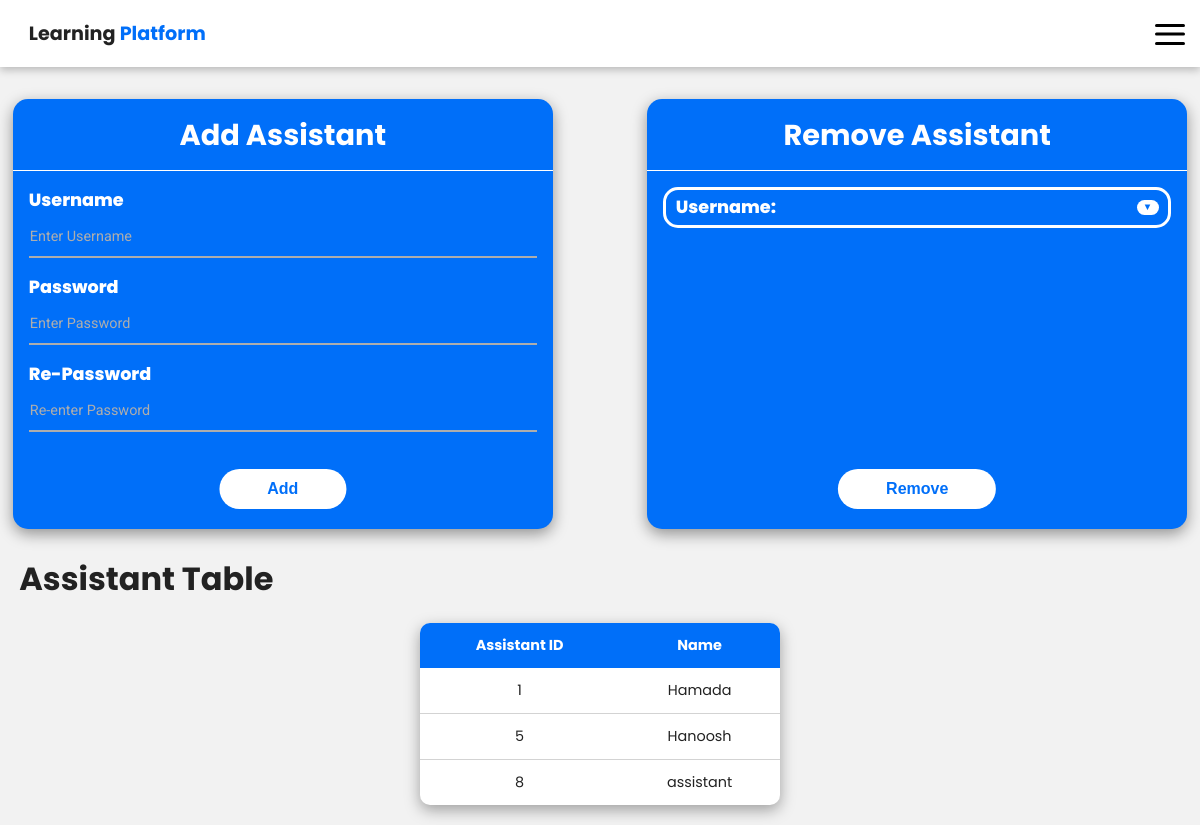
Page /manageassistants.php (signed in) on the committed database.
### tables this page shows
CREATE TABLE `assistants` (
  `AssistantID` int(11) NOT NULL,
  `AssistantUsername` varchar(250) NOT NULL,
  `AssistantPassword` varchar(250) NOT NULL
);

### manageassistants.php (the view, shortened to what this page needs)
<html lang="en">
<head>
    <link rel="stylesheet" href="styles.css">
</head>
<body>
<?php
        $ali = false;
        if(isset($_SESSION['adminloggedin'])){
            $ali = $_SESSION['adminloggedin'];}
        if($ali == true){
            include "configusers.php";
            ?>
        <div class="container">
        <div class="segment">
            <h1 class="title assistant-title">Add Assistant</h1>
            <div class="line"></div>
            <form method="POST" enctype="multipart/form-data">
                <div class="name">Username</div>
                <div class="text-field">
                    <input type="text" required name="username" id="desc" placeholder="Enter Username">
                </div>
                <div class="name">Password</div>
                <div class="text-field">
                    <input type="password" required name="password" placeholder="Enter Password">
                </div>
                <div class="name">Re-Password</div>
                <div class="text-field">
                    <input type="password" required name="repassword" placeholder="Re-enter Password">
                </div>
                <input type="submit" name="addsubmit" value="Add" class="submit">
            </form>
        </div>
        <div class="segment">
            <h1 class="title assistant-title">Remove Assistant</h1>
            <div class="line"></div>
            <form method="POST" enctype="multipart/form-data">
<div class="drop-down" id="drop-down">
    <div class="name" id="assign-drop">Username: <span id="selected-drop"></span></div>
    <div id="drop-button">▼</div>
</div>
<input type="submit" name="removesubmit" value="Remove" class="submit">
</form>
</div>
</div>
<h1 class="table-title">Assistant Table</h1>
    <?php
            $out = '<div class="table-cont">
                    <table class="table"><thead><tr>';
            $viewassistantssql = "SELECT * FROM assistants";
            $res = mysqli_query($db, $viewassistantssql);
            $resultCheck = mysqli_num_rows($res);
            if($resultCheck>0){
                $out .="<th>Assistant ID</th><th>Name</th></tr></thead><tbody>";
                while ($row = mysqli_fetch_assoc($res)){
                    $out .= "<tr><td>".$row['AssistantID']."</td>";
                    $out .= "<td>".$row['AssistantUsername']."</td></tr>";
                }
                $out .="</tbody></table></div>";
                echo $out;
            } else {
                echo "<div class='pop-up'>Empty</div>";
            }
        }else{
            echo "Access denied<br>";
            echo '<a href="signin.php">Go Home</a><br>';;
        }
        ?>
</body>
</html>

### styles.css (style rules this page uses)
:root { --background-color: #F2F2F2; --dark-grey:#222222; --light-grey: #dddddd; --primary-color: #006ff9; --secondary-color: #005ff3; --primary-color-light: #85bcff; }
* { margin: 0; padding: 0; box-sizing: border-box; }
body { font-family: "Poppins"; min-width: 370px; max-height: 900px; overflow-x: hidden; }
.container { margin:2em 0.8em 0 0.8em; display: flex; justify-content: space-between; }
.segment { position: relative; color: white; width: 45vw; height:350px; background-color: #006ff9; border-radius: 15px; margin: 0; padding: 0; box-shadow: rgba(0, 0, 0, 0.4) 0px 5px 15px; }
.title { font-size: 1.5rem; position: relative; text-align: center; margin-top: 0.5em; margin-bottom: 0; }
.line { height: 1px; background-color: white; margin-top: 0.8em; }
form .text-field { position: relative; border-bottom: 2px solid #adadad; margin-top: 0; margin-bottom: 1em; }
form { padding: 1em; }
.text-field input { color: white; width: 100%; height: 25px; padding: 0 1px; font-size: 16px; border:none; background:none; outline: none; margin: 0; }
::placeholder { font-size: 0.7rem; font-family: "Roboto"; color: #adadad; }
.name { font-size: 0.8em; font-weight: 800; }
.submit { color: var(--primary-color); border: none; font-size: 0.8em; font-weight: bold; border-radius: 25px; padding: 0.7em 3em; background-color: white; cursor: pointer; position: absolute; left:50%; transform: translateX(-50%); bottom:20px; margin-top: 1em; }
.drop-down { border: 3px solid white; padding: 0.3em 0.6em; border-radius: 15px; display: flex; justify-content: space-between; align-items: center; cursor: pointer; }
.drop-down #drop-button { display: flex; justify-content: center; color: var(--primary-color); background-color: white; font-size: 0.6em; font-weight: bold; border-radius: 25px; border: none; height: 15px; width: 22px; }
#assign-drop { font-size: 0.65em; }
.table { border-collapse: collapse; margin: 20px auto; font-size: 0.9em; min-width: 360px; text-align: center; background-color: white; border-radius: 10px; min-height: 150px; box-shadow: rgba(0, 0, 0, 0.35) 0px 5px 15px; }
.table-cont { overflow: auto; padding: 0 0.8em; max-height: 500px; }
.table th, .table td { padding: 12px 15px; }
.table thead th:not(:first-child) { text-align: center; }
.table tbody tr:not(:last-child) { border-bottom: 1px solid lightgray; }
.table-title { margin: 0.8em 0 0 0.6em; padding: 0; }
.assistant-title { font-size: 1.2em; }
.table thead { background-color: var(--primary-color); color: white; }
.table thead th:first-child { border-radius: 10px 0 0 0; }
.table thead th:last-child { border-radius: 0 10px 0 0; }
@media screen and (min-width: 600px) { .title { font-size: 1.8em; } }
@media screen and (min-width: 600px) { .segment { height: 430px; } }
@media screen and (min-width: 600px) { .name { font-size: 1.1em; } }
@media screen and (min-width: 600px) { .drop-down .name { font-size: 1.1em; } }
@media screen and (min-width: 600px) { #assign-drop { font-size: 1.1em; } }
@media screen and (min-width: 600px) { .text-field input { margin-top: 0.2em; height: 40px; } }
@media screen and (min-width: 600px) { ::placeholder { font-size: 0.9em; } }
@media screen and (min-width: 600px) { .submit { font-size: 1em; } }

### nav-style.css (style rules this page uses)
:root { --background-color: #F2F2F2; --dark-grey:#222222; --light-grey: #272727; --primary-color: #006ff9; --secondary-color: #005ff3; }
* { margin: 0; padding: 0; }
body { font-family: "Poppins"; background-color: var(--background-color); color: var(--dark-grey); min-width: 370px; overflow-x: hidden; }
.nav { display: flex; padding: 0; background-color: white; -webkit-box-shadow: rgba(0, 0, 0, 0.24) 0px 3px 8px; box-shadow: rgba(0, 0, 0, 0.24) 0px 3px 8px; align-items: center; }
.nav .logo { margin: 1em 1.5em; font-size: 1.2em; }
.nav .logo span { color:#006ff9; }
* { margin:0; padding:0; box-sizing:border-box; }
.menu { z-index: 999; width:40px; height:40px; border-radius:5px; cursor:pointer; margin: 10px; display: flex; justify-content: center; align-items: center; margin-left:auto; }
.menu div { width:30px; height:30px; position: relative; }
.menu span { width:30px; background:black; height:3px; border-radius:5px; display:block; position: absolute; top: 50%; left: 50%; transform: translate(-50%, -50%); transition: transform 0.5s, width 0.5s; }
.menu #line1 { transform: translate(-50%,-10px); }
.menu #line3 { transform: translate(-50%,8px); }

### rows in the picture
assistants: AssistantID "1", AssistantUsername "Hamada"
assistants: AssistantID "5", AssistantUsername "Hanoosh"
assistants: AssistantID "8", AssistantUsername "assistant"
